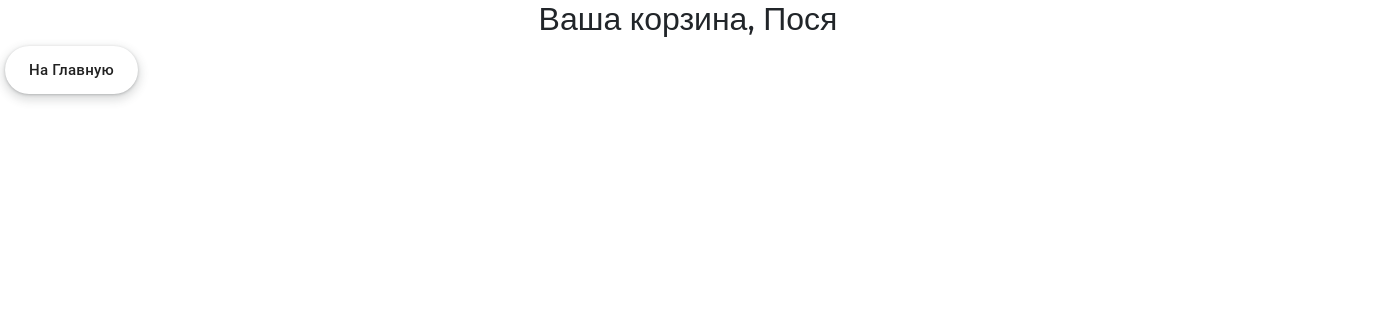
The app's page /cart/ (signed in), older data.
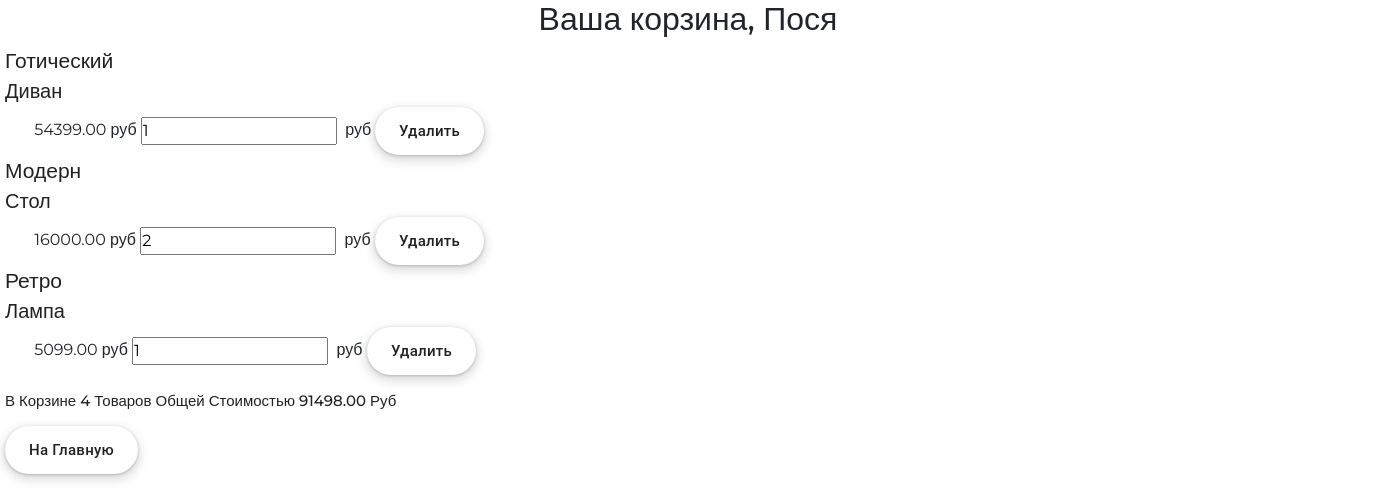
The same page, newer data.
### cartapp/models.py (models this page shows, shortened)
class Cart(models.Model):
    user = models.ForeignKey(settings.AUTH_USER_MODEL, on_delete=models.CASCADE, related_name='cart',
                             verbose_name='Пользователь')
    product = models.ForeignKey(Product, on_delete=models.CASCADE, verbose_name='Товар')
    quantity = models.PositiveIntegerField(default=0, verbose_name='Количество товара')
    add_datetime = models.DateTimeField(auto_now_add=True, verbose_name='Время появления товара на сайте')
    price = models.PositiveIntegerField(default=0, verbose_name='цена')
    @property
    def product_cost(self):
        return self.product.price * self.quantity
    @cached_property
    def get_items_cached(self):
        return self.user.cart.select_related()
    def total_quantity(self):
        _items = self.get_items_cached
        return sum(list(map(lambda x: x.quantity, _items)))
    def total_cost(self):
        _items = self.get_items_cached
        return sum(list(map(lambda x: x.product_cost, _items)))

### mainapp/models.py (models this page shows, shortened)
class Product(models.Model):
    name = models.CharField(verbose_name='имя', max_length=128, unique=True)
    description = models.TextField(verbose_name='описание', blank=True)
    category = models.ForeignKey(ProductCategory, on_delete=models.SET_NULL, null=True, blank=True)
    short_description = models.CharField(verbose_name='короткое описание', max_length=64)
    price = models.DecimalField(verbose_name='цена', max_digits=8, decimal_places=2, default=0)
    price_with_discount = models.DecimalField(verbose_name='цена со скидкой', max_digits=8, decimal_places=2, default=0)
    quantity = models.PositiveIntegerField(verbose_name='количество на складе', default=0)
    image = models.ImageField(upload_to='products_images', blank=True)
    is_active = models.BooleanField(verbose_name='активна', db_index=True, default=True)

class ProductCategory(models.Model):
    name = models.CharField(verbose_name='имя', max_length=64, unique=True, blank=True)
    description = models.TextField(verbose_name='описание', blank=True, max_length=128)
    is_active = models.BooleanField(verbose_name='активна', db_index=True, default=True)

### authapp/models.py (models this page shows, shortened)
class ShopUser(AbstractUser):
    avatar = models.ImageField(upload_to='users_avatars', blank=True)
    country = models.CharField(verbose_name='страна', max_length=128)
    phone_number = models.CharField(verbose_name='номер телефона', max_length=14)
    activation_key = models.CharField(max_length=128, blank=True)
    activation_key_expires = models.DateTimeField(default=(now() + timedelta(hours=48)))

### cartapp/views.py (the view)
# urls.py: path('', views.cart, name='view'),
@login_required
def cart(request):
    title = 'корзина'
    content = {
        'title': title,
    }
    return render(request, 'cartapp/cart.html', content)

### mainapp/context_processors.py (called while the page is built)
def cart(request):
    print(f'context processor cart works')
    cart = []
    if request.user.is_authenticated:
        cart = Cart.objects.filter(user=request.user).select_related()
    return {
        'cart': cart,
        'cart_items': cart,
        }

### cartapp/templates/cartapp/cart.html
{% extends 'cartapp/base.html' %}
{% load static %}
{% block content %}
    <div class="basket_list">
        {% include 'cartapp/includes/inc_cart_list.html' %}
    </div>
    <button class="button-17" style="margin: 0px 0px 30px 0px;">
        <a href="{% url 'index' %}" class="text-simple" >
            на главную
        </a>
    </button>
{% endblock %}

### cartapp/templates/cartapp/includes/inc_cart_list.html (shortened to what this page needs)
{% for item in cart_items %}
    <div class="basket_record">
        <span class="category_name">{{ item.product.category.name }}</span><br>
        <span class="product_name">{{ item.product.name }}</span><br>
        <span class="product_price">{{ item.product.price }}&nbspруб</span>
        <input type="number" name="{{ item.pk }}" min="0"
                             value="{{ item.quantity }}">
        <span class="product_cost">{{ item.cost }}&nbspруб</span>
        <button class="button-17">
            <a href="{% url 'cart:remove' item.pk %}" class="text-simple">
                удалить
            </a>
        </button>
    </div>
{% endfor %}
{% if cart_items %}
    <div class="summary">
        В корзине {{ cart_items.0.total_quantity }} товаров общей стоимостью
        {{ cart_items.0.total_cost }} руб
    </div>
{% endif %}

Row changes from the older to the newer data that the page shows:
added Cart: product.category.name "Готический", product.name "Диван", product.price "54399.00", quantity "1", user+quantity "4", product+quantity "91498.00"
added Cart: product.category.name "Модерн", product.name "Стол", product.price "16000.00", quantity "2"
added Cart: product.category.name "Ретро", product.name "Лампа", product.price "5099.00", quantity "1"
Text that changed along with them:
text now shown: "В Корзине Товаров Общей Стоимостью Руб"
